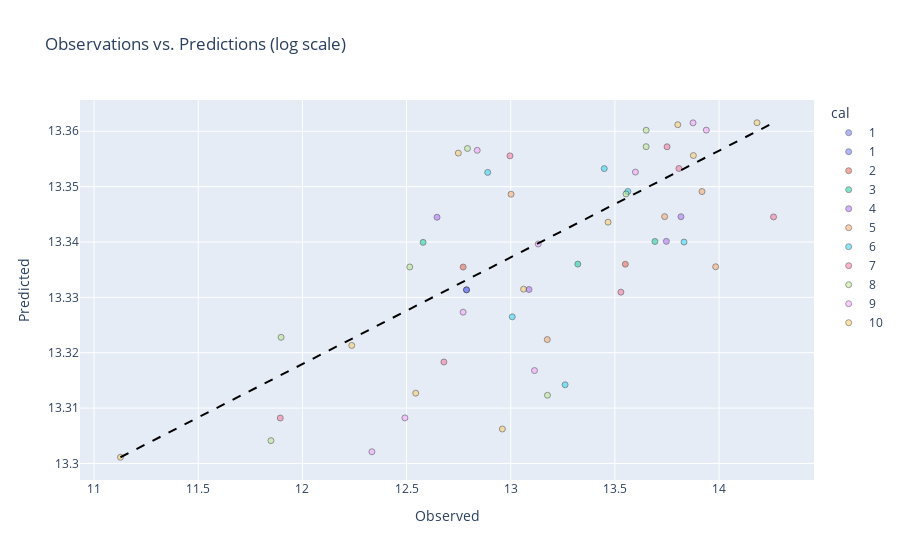

Notebook source saved alongside this figure:
### Code cell
r.tweedie.plot.obs_pred(log=True, color='cal')
# r.tweedie.plot.SetXLabels(r.paid_loss.get_X_id('train'))
# r.tweedie.plot.SetXForecast(r.paid_loss.get_X_id('test'))

### Figure 1 — Plotly figure (JSON) as saved in the notebook; plotly's stock layout.template omitted (floating-point values rounded to 4 significant figures)
{"data": [{"customdata": [[2001, 1, "1"]], "hovertemplate": "cal=%{customdata[2]}<br>Observed=%{x}<br>Predicted=%{y}<br>acc=%{customdata[0]}<br>dev=%{customdata[1]}<extra></extra>", "legendgroup": "1", "marker": {"color": "#636efa", "line": {"color": "black", "width": 0.75}, "opacity": 0.5, "symbol": "circle"}, "mode": "markers", "name": "1", "orientation": "v", "showlegend": true, "type": "scatter", "x": [12.79], "xaxis": "x", "y": [13.33], "yaxis": "y"}, {"customdata": [[2002, 1, "2"], [2001, 2, "2"]], "hovertemplate": "cal=%{customdata[2]}<br>Observed=%{x}<br>Predicted=%{y}<br>acc=%{customdata[0]}<br>dev=%{customdata[1]}<extra></extra>", "legendgroup": "2", "marker": {"color": "#EF553B", "line": {"color": "black", "width": 0.75}, "opacity": 0.5, "symbol": "circle"}, "mode": "markers", "name": "2", "orientation": "v", "showlegend": true, "type": "scatter", "x": [12.77, 13.55], "xaxis": "x", "y": [13.34, 13.34], "yaxis": "y"}, {"customdata": [[2003, 1, "3"], [2002, 2, "3"], [2001, 3, "3"]], "hovertemplate": "cal=%{customdata[2]}<br>Observed=%{x}<br>Predicted=%{y}<br>acc=%{customdata[0]}<br>dev=%{customdata[1]}<extra></extra>", "legendgroup": "3", "marker": {"color": "#00cc96", "line": {"color": "black", "width": 0.75}, "opacity": 0.5, "symbol": "circle"}, "mode": "markers", "name": "3", "orientation": "v", "showlegend": true, "type": "scatter", "x": [12.58, 13.69, 13.32], "xaxis": "x", "y": [13.34, 13.34, 13.34], "yaxis": "y"}, {"customdata": [[2004, 1, "4"], [2003, 2, "4"], [2002, 3, "4"], [2001, 4, "4"]], "hovertemplate": "cal=%{customdata[2]}<br>Observed=%{x}<br>Predicted=%{y}<br>acc=%{customdata[0]}<br>dev=%{customdata[1]}<extra></extra>", "legendgroup": "4", "marker": {"color": "#ab63fa", "line": {"color": "black", "width": 0.75}, "opacity": 0.5, "symbol": "circle"}, "mode": "markers", "name": "4", "orientation": "v", "showlegend": true, "type": "scatter", "x": [12.65, 13.82, 13.75, 13.09], "xaxis": "x", "y": [13.34, 13.34, 13.34, 13.33], "yaxis": "y"}, {"customdata": [[2005, 1, "5"], [2004, 2, "5"], [2003, 3, "5"], [2002, 4, "5"], [2001, 5, "5"]], "hovertemplate": "cal=%{customdata[2]}<br>Observed=%{x}<br>Predicted=%{y}<br>acc=%{customdata[0]}<br>dev=%{customdata[1]}<extra></extra>", "legendgroup": "5", "marker": {"color": "#FFA15A", "line": {"color": "black", "width": 0.75}, "opacity": 0.5, "symbol": "circle"}, "mode": "markers", "name": "5", "orientation": "v", "showlegend": true, "type": "scatter", "x": [13.0, 13.92, 13.74, 13.98, 13.18], "xaxis": "x", "y": [13.35, 13.35, 13.34, 13.34, 13.32], "yaxis": "y"}, {"customdata": [[2006, 1, "6"], [2005, 2, "6"], [2004, 3, "6"], [2003, 4, "6"], [2002, 5, "6"], [2001, 6, "6"]], "hovertemplate": "cal=%{customdata[2]}<br>Observed=%{x}<br>Predicted=%{y}<br>acc=%{customdata[0]}<br>dev=%{customdata[1]}<extra></extra>", "legendgroup": "6", "marker": {"color": "#19d3f3", "line": {"color": "black", "width": 0.75}, "opacity": 0.5, "symbol": "circle"}, "mode": "markers", "name": "6", "orientation": "v", "showlegend": true, "type": "scatter", "x": [12.89, 13.45, 13.56, 13.83, 13.01, 13.26], "xaxis": "x", "y": [13.35, 13.35, 13.35, 13.34, 13.33, 13.31], "yaxis": "y"}, {"customdata": [[2007, 1, "7"], [2006, 2, "7"], [2005, 3, "7"], [2004, 4, "7"], [2003, 5, "7"], [2002, 6, "7"], [2001, 7, "7"]], "hovertemplate": "cal=%{customdata[2]}<br>Observed=%{x}<br>Predicted=%{y}<br>acc=%{customdata[0]}<br>dev=%{customdata[1]}<extra></extra>", "legendgroup": "7", "marker": {"color": "#FF6692", "line": {"color": "black", "width": 0.75}, "opacity": 0.5, "symbol": "circle"}, "mode": "markers", "name": "7", "orientation": "v", "showlegend": true, "type": "scatter", "x": [13.0, 13.75, 13.81, 14.26, 13.53, 12.68, 11.89], "xaxis": "x", "y": [13.36, 13.36, 13.35, 13.34, 13.33, 13.32, 13.31], "yaxis": "y"}, {"customdata": [[2008, 1, "8"], [2007, 2, "8"], [2006, 3, "8"], [2005, 4, "8"], [2004, 5, "8"], [2003, 6, "8"], [2002, 7, "8"], [2001, 8, "8"]], "hovertemplate": "cal=%{customdata[2]}<br>Observed=%{x}<br>Predicted=%{y}<br>acc=%{customdata[0]}<br>dev=%{customdata[1]}<extra></extra>", "legendgroup": "8", "marker": {"color": "#B6E880", "line": {"color": "black", "width": 0.75}, "opacity": 0.5, "symbol": "circle"}, "mode": "markers", "name": "8", "orientation": "v", "showlegend": true, "type": "scatter", "x": [12.79, 13.65, 13.65, 13.55, 12.52, 11.9, 13.18, 11.85], "xaxis": "x", "y": [13.36, 13.36, 13.36, 13.35, 13.34, 13.32, 13.31, 13.3], "yaxis": "y"}, {"customdata": [[2009, 1, "9"], [2008, 2, "9"], [2007, 3, "9"], [2006, 4, "9"], [2005, 5, "9"], [2004, 6, "9"], [2003, 7, "9"], [2002, 8, "9"], [2001, 9, "9"]], "hovertemplate": "cal=%{customdata[2]}<br>Observed=%{x}<br>Predicted=%{y}<br>acc=%{customdata[0]}<br>dev=%{customdata[1]}<extra></extra>", "legendgroup": "9", "marker": {"color": "#FF97FF", "line": {"color": "black", "width": 0.75}, "opacity": 0.5, "symbol": "circle"}, "mode": "markers", "name": "9", "orientation": "v", "showlegend": true, "type": "scatter", "x": [12.84, 13.88, 13.94, 13.6, 13.13, 12.77, 13.11, 12.49, 12.33], "xaxis": "x", "y": [13.36, 13.36, 13.36, 13.35, 13.34, 13.33, 13.32, 13.31, 13.3], "yaxis": "y"}, {"customdata": [[2010, 1, "10"], [2009, 2, "10"], [2008, 3, "10"], [2007, 4, "10"], [2006, 5, "10"], [2005, 6, "10"], [2004, 7, "10"], [2003, 8, "10"], [2002, 9, "10"], [2001, 10, "10"]], "hovertemplate": "cal=%{customdata[2]}<br>Observed=%{x}<br>Predicted=%{y}<br>acc=%{customdata[0]}<br>dev=%{customdata[1]}<extra></extra>", "legendgroup": "10", "marker": {"color": "#FECB52", "line": {"color": "black", "width": 0.75}, "opacity": 0.5, "symbol": "circle"}, "mode": "markers", "name": "10", "orientation": "v", "showlegend": true, "type": "scatter", "x": [12.75, 13.8, 14.18, 13.88, 13.47, 13.06, 12.24, 12.54, 12.96, 11.13], "xaxis": "x", "y": [13.36, 13.36, 13.36, 13.36, 13.34, 13.33, 13.32, 13.31, 13.31, 13.3], "yaxis": "y"}, {"customdata": [[2001, 1, "1"]], "hovertemplate": "cal=%{customdata[2]}<br>Observed=%{x}<br>Predicted=%{y}<br>acc=%{customdata[0]}<br>dev=%{customdata[1]}<extra></extra>", "legendgroup": "1", "marker": {"color": "#636efa", "line": {"color": "black", "width": 0.75}, "opacity": 0.5, "symbol": "circle"}, "mode": "markers", "name": "1", "orientation": "v", "showlegend": true, "type": "scatter", "x": [12.79], "xaxis": "x", "y": [13.33], "yaxis": "y"}], "layout": {"legend": {"title": {"text": "cal"}, "tracegroupgap": 0}, "shapes": [{"line": {"color": "black", "dash": "dash"}, "type": "line", "x0": 11.13, "x1": 14.26, "y0": 13.3, "y1": 13.36}], "title": {"text": "Observations vs. Predictions (log scale)"}, "xaxis": {"anchor": "y", "domain": [0, 1], "title": {"text": "Observed"}}, "yaxis": {"anchor": "x", "domain": [0, 1], "title": {"text": "Predicted"}}}}
